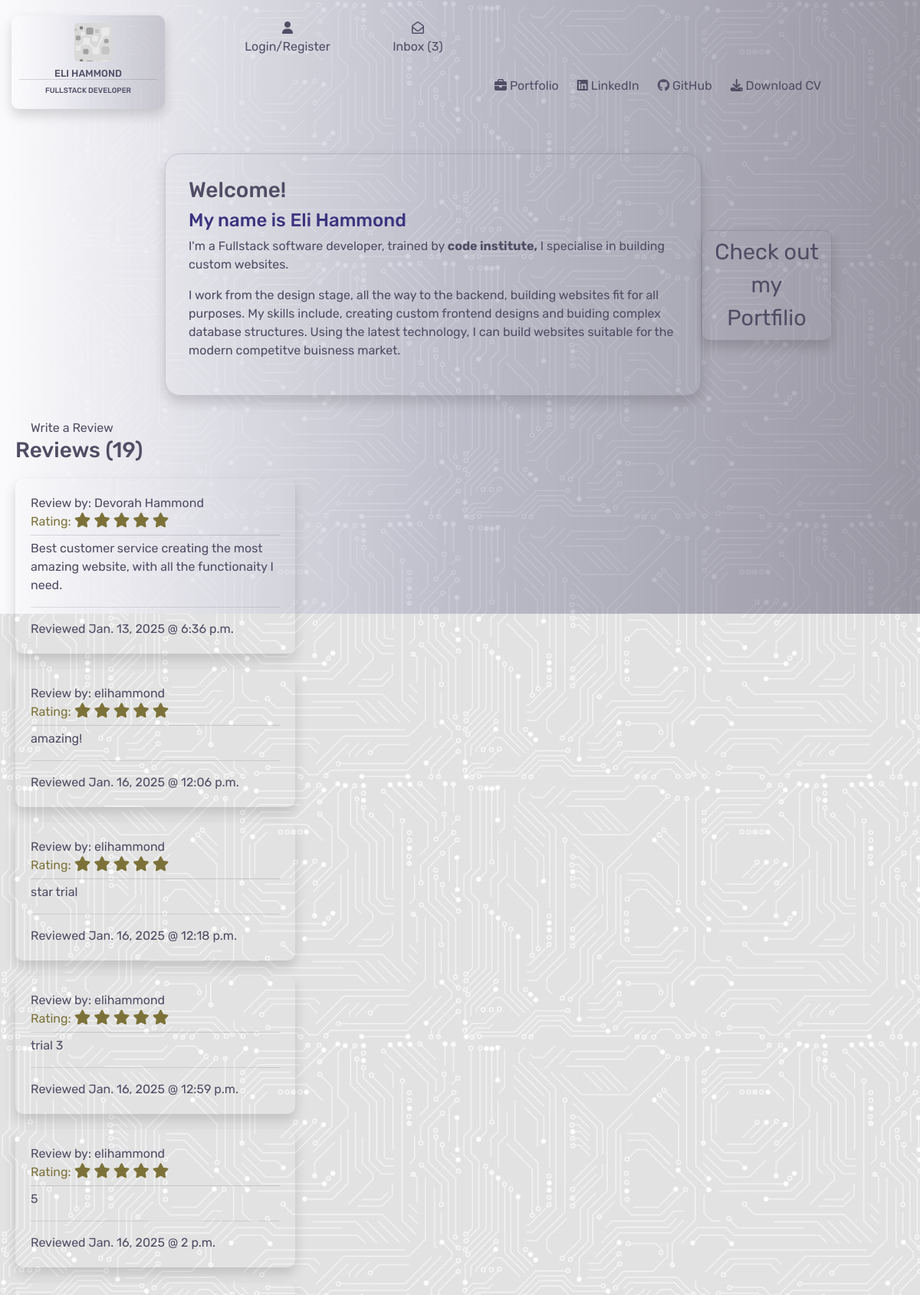
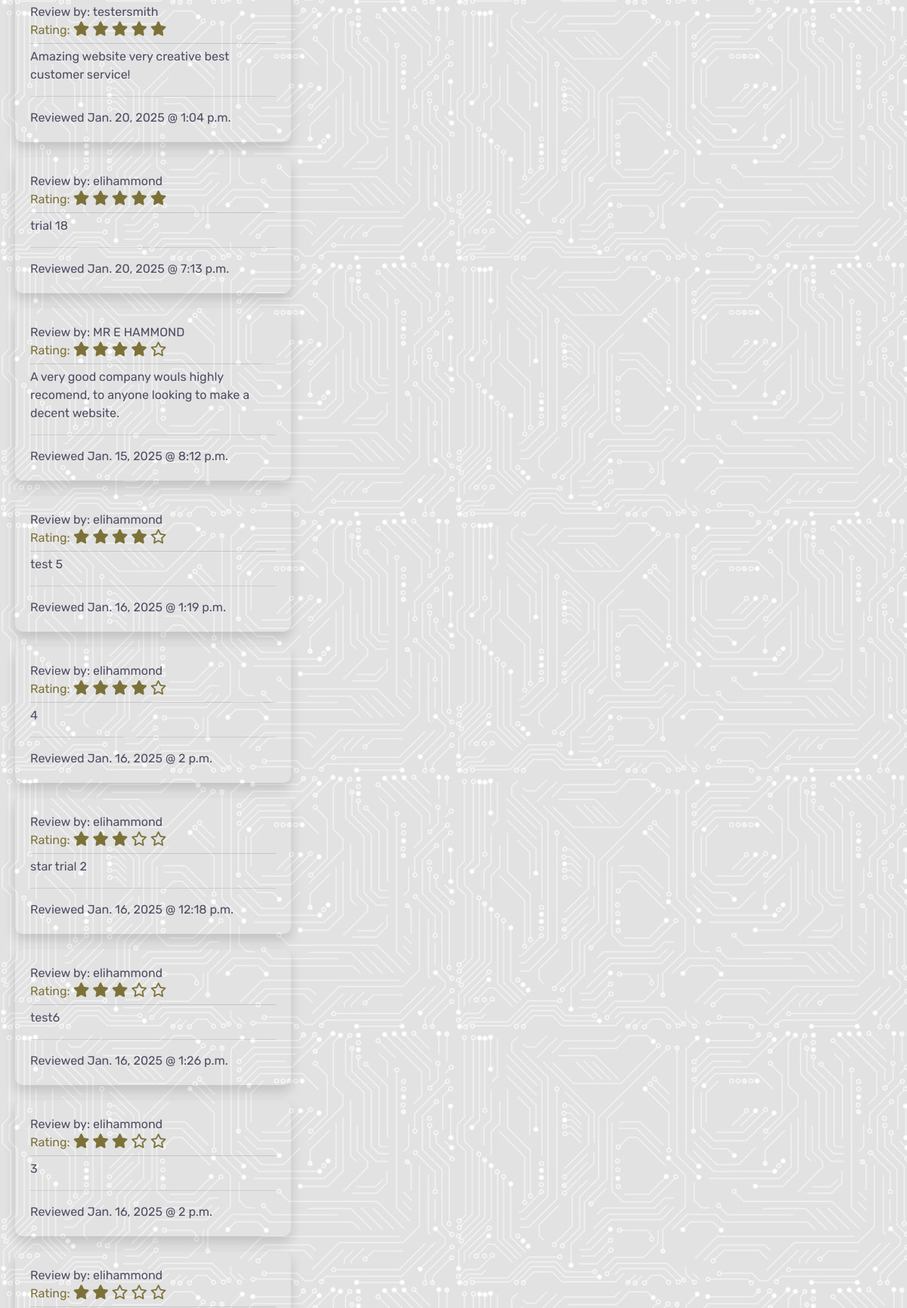
The page / (upper part) on the database its author committed (2 pictures, top to bottom).
### home/models.py (models this page shows)
class Reviews(models.Model):
    class Meta:
        verbose_name_plural = "Reviews"
    name = models.CharField(max_length=254)
    rating = models.IntegerField(default=1,
                                 choices=((i, i) for i in range(1, 6)))
    review = models.TextField(max_length=600, null=True, blank=True)
    date = models.DateField(auto_now=True)
    time = models.TimeField(auto_now=True)

### home/views.py (the view)
# urls.py: path('', views.index, name='home'),
def index(request):
    reviews = Reviews.objects.all().order_by('-rating')
    context = {
        'reviews': reviews,
    }
    return render(request, 'home/index.html', context)

### contacts/contexts.py (called while the page is built)
def contacts_inbox(request):
    inbox = Contacts.objects.all()
    unread_messages = Contacts.objects.filter(read=False).count()
    print(unread_messages)
    message_count = len(inbox)
    context = {
        'inbox': inbox,
        'message_count': message_count,
        'unread_messages': unread_messages
    }
    return context

### home/templates/home/index.html (shortened to what this page needs)
{% extends "base.html" %}
{% load static %}
{% block content %}
<div class="container-fluid">
    <div class="row">
        <div class="col-md-2">
        </div>
        <div class="col-md-8">
            <div class="info-box shadow">
                <h3>Welcome!</h3>
                <h4 class="sub-header">My name is Eli Hammond</h4>
                <p>I'm a Fullstack software developer, trained by
                    <span class="ci-link"><a href="https://codeinstitute.net/" target="_blank"> code institute,</a></span> I specialise in building custom websites.</p>
                <p>I work from the design stage, all the way to the backend, building websites fit for all purposes. My skills include, creating custom frontend designs and buiding complex database structures. Using the latest technology, I can build websites suitable for the modern competitve buisness market.</p>
            </div>
        </div>
        <div class="col-md-2">
            <div class="btn porfolio-btn shadow"><a href="{% url 'portfolio' %}">Check out my Portfilio</a></div>
        </div>
    </div>
    <div class="row">
        <div class="col-4 review-section">
            <a href="{% url 'create_review' %}" class="button add-edit-button">Write a Review</a>
            <h3>Reviews ({{ reviews.count }})</h3>
            {% for review in reviews %}
            <div class="user-review shadow">
                <div>
                    Review by: {{ review.name }}
                </div>
                <div class="review-stars">
                    Rating:
                    {% if review.rating == 1 %}
                    <i class="fa-solid fa-star"></i>
                    <i class="fa-regular fa-star"></i>
                    <i class="fa-regular fa-star"></i>
                    <i class="fa-regular fa-star"></i>
                    <i class="fa-regular fa-star"></i>
                {% elif review.rating == 2 %}
                    <i class="fa-solid fa-star"></i>
                    <i class="fa-solid fa-star"></i>
                    <i class="fa-regular fa-star"></i>
                    <i class="fa-regular fa-star"></i>
                    <i class="fa-regular fa-star"></i>
                {% elif review.rating == 3 %}
                    <i class="fa-solid fa-star"></i>
                    <i class="fa-solid fa-star"></i>
                    <i class="fa-solid fa-star"></i>
                    <i class="fa-regular fa-star"></i>
                    <i class="fa-regular fa-star"></i>
                {% elif review.rating == 4 %}
                    <i class="fa-solid fa-star"></i>
                    <i class="fa-solid fa-star"></i>
                    <i class="fa-solid fa-star"></i>
                    <i class="fa-solid fa-star"></i>
                    <i class="fa-regular fa-star"></i>
                {% else %}
                    <i class="fa-solid fa-star"></i>
                    <i class="fa-solid fa-star"></i>
                    <i class="fa-solid fa-star"></i>
                    <i class="fa-solid fa-star"></i>
                    <i class="fa-solid fa-star"></i>
                {% endif %}
                </div>
                    <div class="review">{{ review.review }}</div>
                    <hr>
                    <div class="time-date">
                        Reviewed {{ review.date }} @ {{ review.time }}
                    </div>
            </div>
            {% endfor %}
        </div>
        <div class="col-8"></div>
    </div>
</div>
{% endblock %}

### static/css/base.css (style rules this page uses)
:root { --main-font:Rubik; --text-color:rgb(80, 77, 100); }
body { background-image: url('/media/background-image.jpg'); }
.info-box { color:rgb(80, 77, 100); z-index: 1; position: relative; border:solid 1px rgba(80, 77, 100, 0.2); height: auto; border-radius: 20px; width:700px; padding:30px; font-family: var(--main-font); }
.button { font-family: var(--main-font); color: var(--text-color); border: none; outline: none; border-radius: 10px; padding:10px; margin:10px }
.sub-header { color:rgb(60, 52, 128); }
.ci-link a { color:var(--main-font); font-weight: bolder; }
.porfolio-btn { position: relative; top:100px; right:100px; z-index: 1; font-family: var(--main-font); text-align: center; font-size: 1.8rem; width:fit-content; border:solid 1px rgba(80, 77, 100, 0.2); border-radius: 10px; }
.porfolio-btn a { color: rgb(80, 77, 100); text-decoration: none; }
.review-section { position: relative; z-index: 2; font-family: var(--main-font); color: var(--text-color); padding-top: 30px; padding-left: 20px; }
.user-review { padding:20px; margin-top: 20px; border-radius: 10px; }
.review-stars { color:rgb(124, 114, 57); border-bottom: solid 0.5px rgba(80, 77, 100, 0.2); padding-bottom: 5px; }
.review { padding-top: 5px; }
.fa-star { color:rgb(124, 114, 57); font-size: 1.2rem; }

### rows shown on the page
Reviews: name "Devorah Hammond", review "Best customer service creating the most amazing website, with all the functionaity I need.", date "Jan. 13, 2025", time "6:36 p.m."
Reviews: name "elihammond", review "amazing!", date "Jan. 16, 2025", time "12:06 p.m."
Reviews: name "elihammond", review "star trial", date "Jan. 16, 2025", time "12:18 p.m."
Reviews: name "elihammond", review "trial 3", date "Jan. 16, 2025", time "12:59 p.m."
Reviews: name "elihammond", review "5", date "Jan. 16, 2025", time "2 p.m."
Reviews: name "testersmith", review "Amazing website very creative best customer service!", date "Jan. 20, 2025", time "1:04 p.m."
Reviews: name "elihammond", review "trial 18", date "Jan. 20, 2025", time "7:13 p.m."
Reviews: name "MR E HAMMOND", rating 4 (drawn), review "A very good company wouls highly recomend, to anyone looking to make a decent website.", date "Jan. 15, 2025", time "8:12 p.m."
Reviews: name "elihammond", rating 4 (drawn), review "test 5", date "Jan. 16, 2025", time "1:19 p.m."
Reviews: name "elihammond", rating 4 (drawn), review "4", date "Jan. 16, 2025", time "2 p.m."
Reviews: name "elihammond", rating 3 (drawn), review "star trial 2", date "Jan. 16, 2025", time "12:18 p.m."
Reviews: name "elihammond", rating 3 (drawn), review "test6", date "Jan. 16, 2025", time "1:26 p.m."
Reviews: name "elihammond", rating 3 (drawn), review "3", date "Jan. 16, 2025", time "2 p.m."
Reviews: name "elihammond", rating 2 (drawn)

### other values the page prints
{{ unread_messages }} "3"
{{ reviews.count }} "19"
